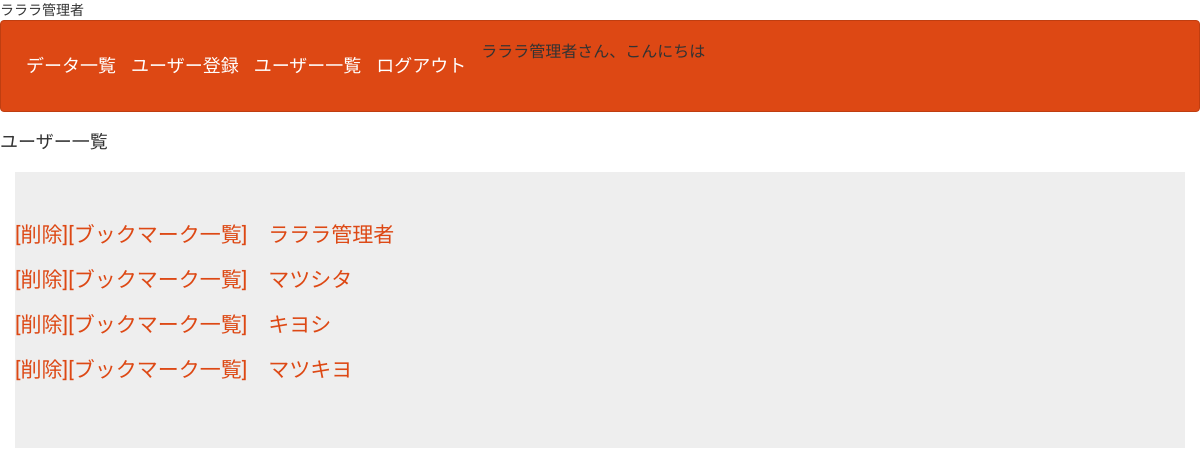
Before: /php/user_select.php (signed in) with the older database file.
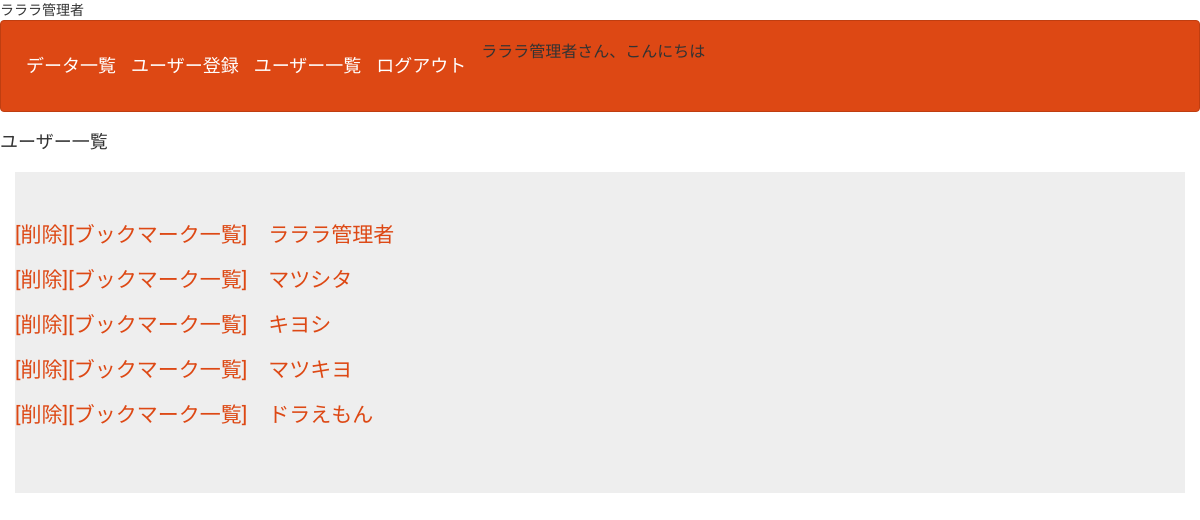
After: the same page with the newer database file.
### tables this page shows
CREATE TABLE `gs_user_table` (
  `id` int(12) NOT NULL,
  `name` varchar(64) NOT NULL,
  `lid` varchar(128) NOT NULL,
  `lpw` varchar(64) NOT NULL,
  `indate` datetime NOT NULL,
  `kanri_flg` int(1) NOT NULL,
  `life_flg` int(1) NOT NULL
);

### php/user_select.php (the view, shortened to what this page needs)
<?php
$pdo = db_con();
$stmt = $pdo->prepare("SELECT * FROM gs_user_table");
$status = $stmt->execute();
$view = "";
if ($status == false) {
    sqlError($stmt);
} else {
    while ($result = $stmt->fetch(PDO::FETCH_ASSOC)) {
        $view .= '<p>';
        if($_SESSION["kanri_flg"]=="1"){
        $view .= '<a href="delete.php?id=' . $result["id"] . '">';
        $view .= "[削除]";
        $view .= '</a>';
        }
        $view .= '<a href="select2.php?id='.$result["lid"].'">';
        $view .= '[ブックマーク一覧]';
        $view .= '</a>';
        $view .= '　';
        $view .= '<a href="detail.php?id=' . $result["id"] . '">';
        $view .= $result["name"];
        $view .= '</a>'.'<br>';
        $view .= '</p>';
    }
}
?>
<!DOCTYPE html>
<html lang="ja">
<head>
<link rel="stylesheet" href="css/range.css">
<link href="css/bootstrap.min.css" rel="stylesheet">
</head>
<body id="main">
<header>
<?php include("menu.php"); ?>
</header>
<h4>ユーザー一覧</h4>
<div>
    <div class="container jumbotron"><?=$view?></div>
</div>
</body>
</html>

### php/menu.php
<nav class="navbar navbar-default">
    <div class="container-fluid">
        <div class="navbar-header">
            <?= $_SESSION["name"] ?>さん、こんにちは
            <a class="navbar-brand" href="select2.php">データ一覧</a>
            <?php if($_SESSION["kanri_flg"]=="1"){ ?>
            <a class="navbar-brand" href="user.php">ユーザー登録</a>
            <a class="navbar-brand" href="user_select.php">ユーザー一覧</a>
            <?php }?>
            <a class="navbar-brand" href="logout.php">ログアウト</a>
        </div>
    </div>
</nav>

### php/user_select.php (style rules this page uses)
div { padding: 10px;font-size:16px; }

Changed rows visible on the page:
added gs_user_table: value "[削除]", value "[ブックマーク一覧] ドラえもん"
